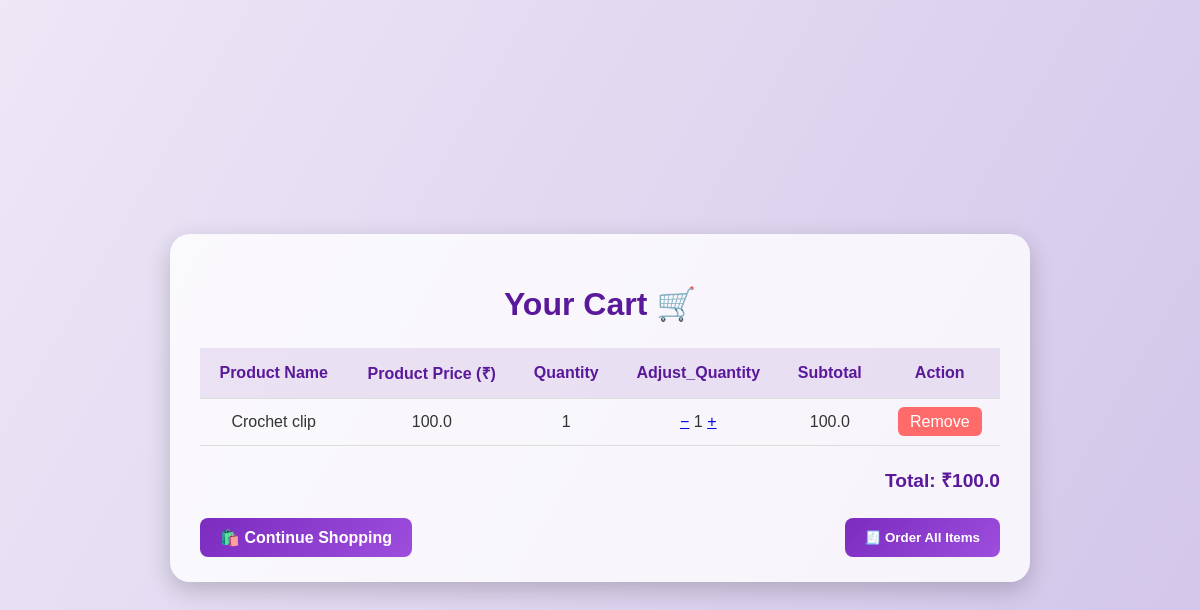
The app's page /cart (signed in) with its own data.
### tables this page shows
CREATE TABLE cart (
                    id INTEGER PRIMARY KEY AUTOINCREMENT,
                    user_id INTEGER NOT NULL,
                    product_name TEXT NOT NULL,
                    product_price REAL NOT NULL,
                    quantity INTEGER DEFAULT 1,
                    added_at TIMESTAMP DEFAULT CURRENT_TIMESTAMP
                );

### app.py (the view)
@app.route('/cart')
def view_cart():
    if 'user_id' not in session:
        return redirect('/login')
    user_id = session['user_id']
    conn = sqlite3.connect('orders.db')
    conn.row_factory = sqlite3.Row
    c = conn.cursor()
    c.execute('SELECT id, product_name, product_price, quantity FROM cart WHERE user_id = ?', (user_id,))
    cart = c.fetchall()
    total = sum(row['product_price'] * row['quantity'] for row in cart)
    conn.close()
    return render_template('cart.html', cart=cart, total=total)

### templates/cart.html (shortened to what this page needs)
<!DOCTYPE html>
<html lang="en">
<head>
</head>
<body>
  <div class="cart-container">
    <h2>Your Cart 🛒</h2>
    {% if cart %}
      <table>
        <tr>
          <th>Product Name</th>
          <th>Product Price (₹)</th>
          <th>Quantity</th>
          <th>Adjust_Quantity</th>
          <th>Subtotal</th>
          <th>Action</th>
        </tr>
        {% for item in cart %}
        <tr>
          <td>{{ item.product_name }}</td>
          <td>{{ item.product_price }}</td>
          <td>{{ item.quantity }}</td>
          <td>
        <a href="{{ url_for('decrease_quantity', item_id=item[0]) }}" class="qty-btn">−</a>
        {{ item[3] }}
        <a href="{{ url_for('increase_quantity', item_id=item[0]) }}" class="qty-btn">+</a>
      </td>
          <td>{{ item.product_price*item.quantity }}</td>
          <td><a href="{{ url_for('remove_from_cart', item_id=item[0]) }}" class="remove-btn">Remove</a></td>
        </tr>
        {% endfor %}
      </table>
      <div class="total">Total: ₹{{ total }}</div>
      <div class="cart-actions">
        <a href="/index" class="btn">🛍️ Continue Shopping</a>
        <button id="orderAllBtn" class="btn">🧾 Order All Items</button>
      </div>
    {% else %}
      <p style="text-align:center; font-size:1.1rem;">Your cart is empty!</p>
      <div style="text-align:center;">
        <a href="/index" class="btn">Back to Shop</a>
      </div>
    {% endif %}
  </div>
</body>
</html>

### templates/cart.html (style rules this page uses)
body { font-family: 'Poppins', sans-serif; background: linear-gradient(120deg, #ede7f6, #d1c4e9, #b39ddb); background-size: 200% 200%; animation: gradientMove 10s ease infinite; height: 100vh; display: flex; justify-content: center; align-items: center; overflow: hidden; position: relative; }
.cart-container { width: 80%; max-width: 800px; background: rgba(255, 255, 255, 0.8); padding: 25px 30px; border-radius: 20px; box-shadow: 0 8px 25px rgba(0, 0, 0, 0.2); animation: fadeInUp 0.8s ease; }
h2 { text-align: center; color: #5a189a; font-size: 2rem; margin-bottom: 25px; }
table { width: 100%; border-collapse: collapse; margin-bottom: 20px; }
th, td { padding: 14px; border-bottom: 1px solid #ddd; text-align: center; color: #333; font-size: 1rem; }
th { background: rgba(90, 24, 154, 0.1); color: #5a189a; font-weight: 600; }
.btn { background: linear-gradient(135deg, #7b2cbf, #9d4edd); color: white; padding: 10px 20px; border: none; border-radius: 8px; cursor: pointer; text-decoration: none; font-weight: 600; transition: all 0.3s ease; }
.remove-btn { background: #ff6b6b; padding: 6px 12px; border-radius: 6px; color: #fff; text-decoration: none; transition: 0.3s; }
.total { text-align: right; font-size: 1.2rem; font-weight: 600; color: #5a189a; margin-top: 10px; }
.cart-actions { display: flex; justify-content: space-between; margin-top: 25px; }

### records on screen
cart: product_name "Crochet clip", product_price "100.0", quantity "1", item.product_price*item.quantity "100.0"

### other values on screen
{{ total }} "100.0"
